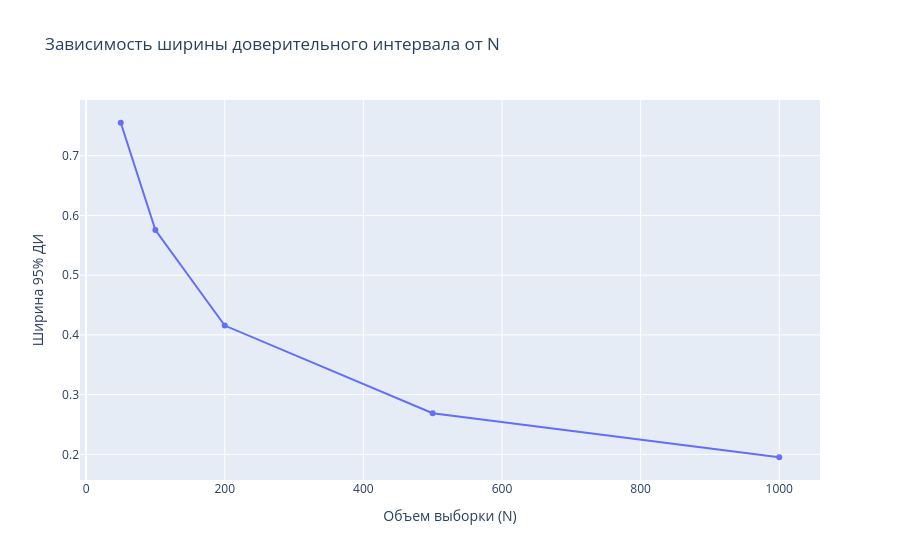

The notebook cell this image was saved under:
### Markdown cell above
95% доверительный интервал (ДИ) — это диапазон значений, который с вероятностью 95% содержит истинный параметр генеральной совокупности (например, среднее значение, долю или разницу между группами).

Ширина 95% ДИ — это разница между верхней и нижней границами этого интервала. (upper-lower)

### Code cell
N_values = [50, 100, 200, 500, 1000]
B_fixed = 1000
ci_widths = []

for n in N_values:
    sample_n = np.random.normal(mu_true, sigma_true, n)
    bs_means = [np.mean(np.random.choice(sample_n, n, replace=True)) for _ in range(B_fixed)]
    lower, upper = np.percentile(bs_means, [2.5, 97.5])
    ci_widths.append(upper - lower)
    
fig = go.Figure()
fig.add_trace(go.Scatter(
    x=N_values, y=ci_widths,
    mode="lines+markers",
    name="Ширина 95% ДИ"
))
fig.update_layout(
    title="Зависимость ширины доверительного интервала от N",
    xaxis_title="Объем выборки (N)",
    yaxis_title="Ширина 95% ДИ"
)
fig.show()

### Figure 1 — Plotly figure (JSON) as saved in the notebook; plotly's stock layout.template omitted (floating-point values rounded to 4 significant figures)
{"data": [{"mode": "lines+markers", "name": "Ширина 95% ДИ", "type": "scatter", "x": [50, 100, 200, 500, 1000], "y": [0.7552, 0.5756, 0.4156, 0.269, 0.1952]}], "layout": {"title": {"text": "Зависимость ширины доверительного интервала от N"}, "xaxis": {"title": {"text": "Объем выборки (N)"}}, "yaxis": {"title": {"text": "Ширина 95% ДИ"}}}}
